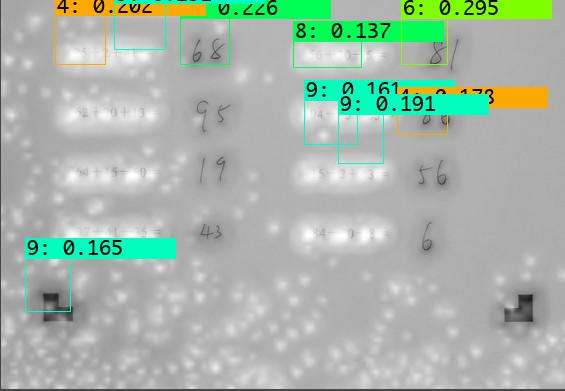
#> input picture pytorch-yolo2/predictions.jpg, 565 x 391 px, found by its file name
$ python show_img.py
#> lines starting #> are read from the running program, lines starting #| are printed output that depends on the picture; after the words box and inside, x2 and y2 are one past the last pixel; in counts of white or black regions, pixels touching at a corner belong together
import cv2
import numpy as np
def drawline(img,pt1,pt2,color,thickness=1,style='dotted',gap=20):
    dist =((pt1[0]-pt2[0])**2+(pt1[1]-pt2[1])**2)**.5
    pts= []
    for i in  np.arange(0,dist,gap):
        r=i/dist
        x=int((pt1[0]*(1-r)+pt2[0]*r)+.5)
        y=int((pt1[1]*(1-r)+pt2[1]*r)+.5)
        p = (x,y)
        pts.append(p)

    if style=='dotted':
        for p in pts:
            cv2.circle(img,p,thickness,color,-1)
    else:
        s=pts[0]
        e=pts[0]
        i=0
        for p in pts:
            s=e
            e=p
            if i%2==1:
                cv2.line(img,s,e,color,thickness)
            i+=1

img = cv2.imread("/home/hyer/workspace/algo/Detection/yolo/pytorch-yolo2/predictions.jpg")
#> img is the input picture: shape (391, 565, 3); mean B, G, R 170.4, 182.2, 167.2

neti_w = 800
neti_h = neti_w
step = 32
for i in range(25):
    for j in range(25):
        cv2.line(img, (j*step, 0), (j*step, neti_w), (50, 50, 50), 1)
        cv2.line(img, (0, j*step), (neti_w, j*step), (50, 50, 50), 1)
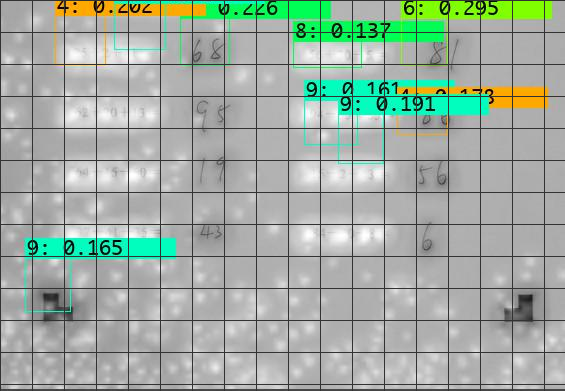
#> img: shape (391, 565, 3); 6.4% of pixels changed, all inside (x1, y1, x2, y2) = (0, 0, 565, 391)
        # drawline(img, (j*step, 0), (j*step, neti_w), (0, 200, 0), 1)

cv2.imshow("img", img)
cv2.waitKey()
